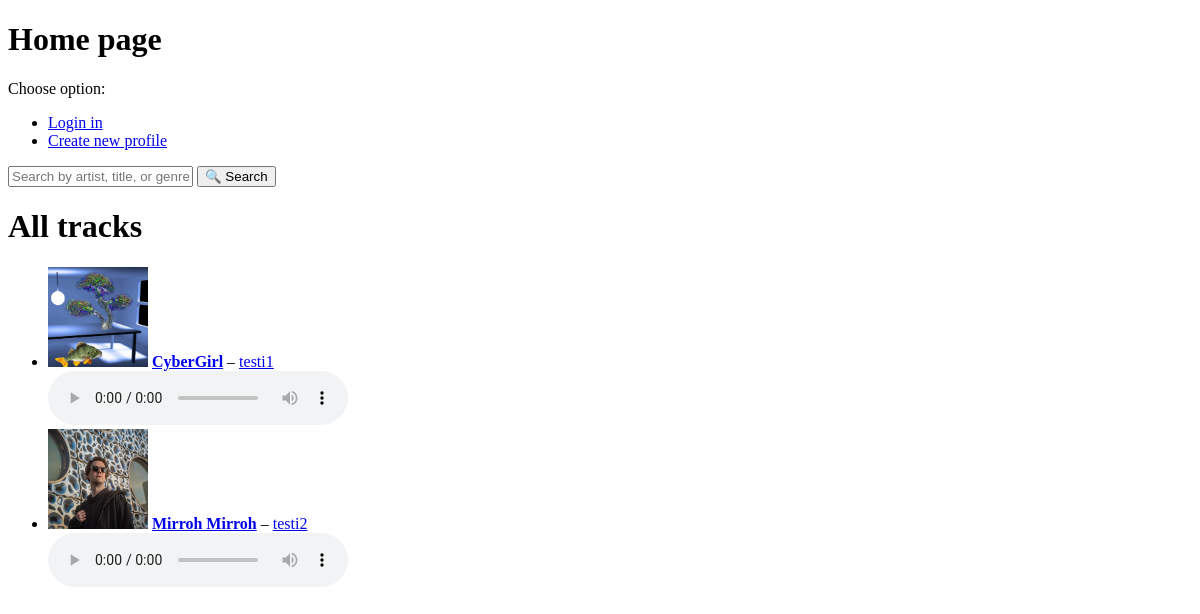
Before: / with the older database file.
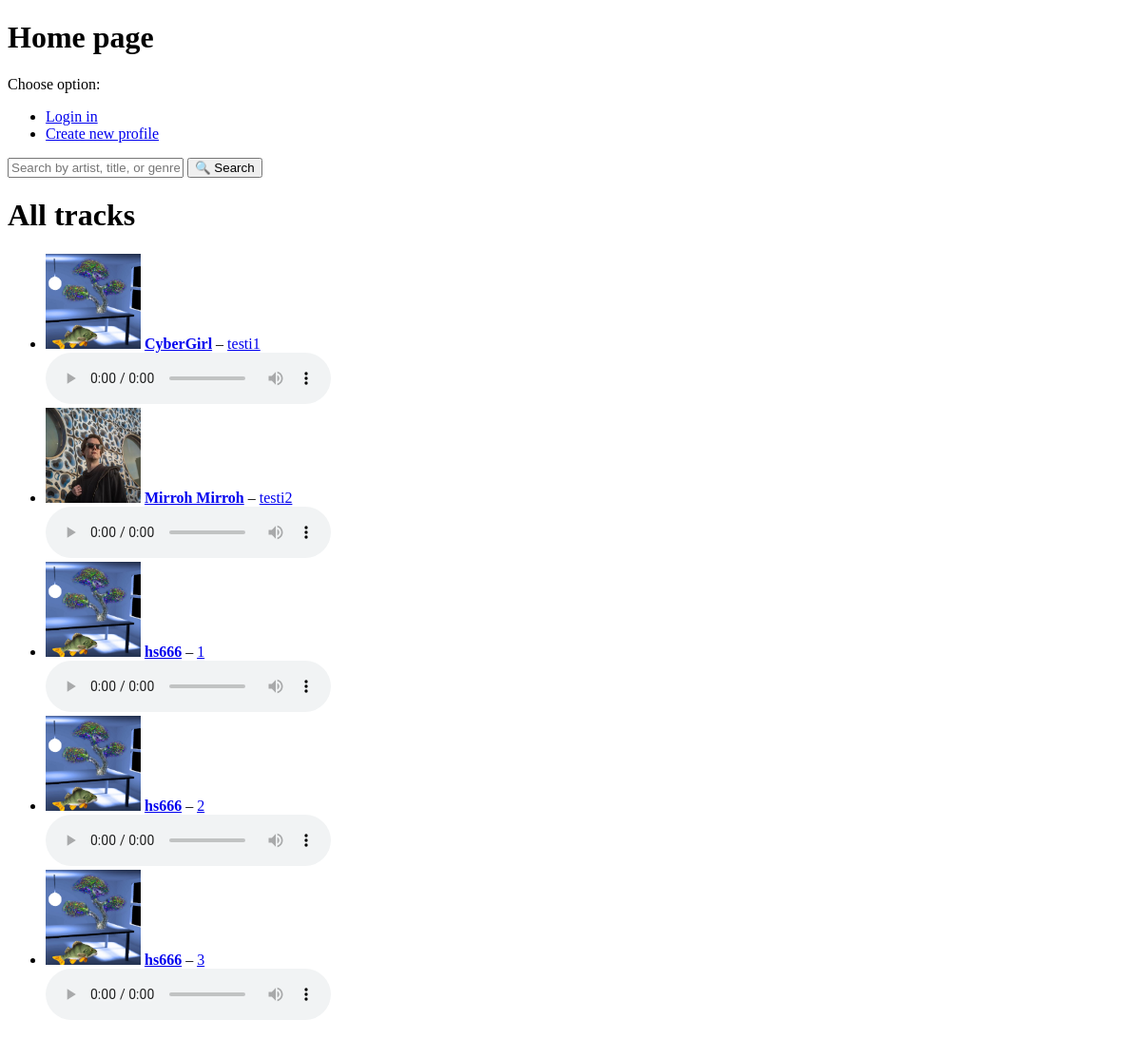
After: the same page with the newer database file.
### tables this page shows
CREATE TABLE songs (
    id INTEGER PRIMARY KEY,
    user_id INTEGER NOT NULL,
    title TEXT NOT NULL,
    artist TEXT NOT NULL CHECK (LENGTH(artist) > 0),
    audio_file_path TEXT NOT NULL,
    image_file_path TEXT NOT NULL,
    upload_date DATETIME DEFAULT CURRENT_TIMESTAMP,
    genre TEXT CHECK (LENGTH(genre) > 0),
    duration INTEGER CHECK (duration > 0),
    FOREIGN KEY (user_id) REFERENCES users(id) ON DELETE CASCADE
);

### app.py (the view)
@app.route("/")
def index():
    search_query = request.args.get("search", "").strip()
    if search_query:
        songs = search_songs(search_query)
    else:
        songs = get_songs()
    return render_template("index.html", songs=songs, search_query=search_query)

### repositories/songs_repository.py (called while the page is built)
def get_songs():
    connection = sqlite3.connect("database.db")
    connection.row_factory = sqlite3.Row #sanakirjamuodossa
    cursor = connection.cursor()
    cursor.execute("SELECT * FROM songs")
    songs = cursor.fetchall()
    connection.close()
    return songs

### templates/index.html (shortened to what this page needs)
<!DOCTYPE html>
<html>
<body>
    <h1>Home page</h1>
    {% if session.username %}
    <p>
      You have logged in as {{ session.username }}
    </p>
    <p>
      <a href="/user/{{ session['user_id'] }}">Profile</a>
    </p>
    <p>
      <a href="/logout">Log out</a>
    </p>
    {% else %}
    <p>Choose option:</p>
    <ul>
        <li><a href="/login_page">Login in</a></li>
        <li><a href="/register">Create new profile</a></li>
    </ul>
    {% endif %}
    <form method="get" action="/">
        <input type="text" name="search" placeholder="Search by artist, title, or genre" value="{{ search_query }}">
        <button type="submit">🔍 Search</button>
    </form>
    <h1>All tracks</h1>
    <ul>
        {% for song in songs %}
        <li>
            <img src="{{ song.image_file_path }}" alt="Kansikuva" width="100">
            <strong><a href="/user/{{ song.user_id }}">{{ song.artist }}</a></strong> – <a href="/song/{{ song.id }}">{{ song.title }}</a>
            <br>
            <audio controls>
                {% if song.audio_file_path.endswith('.mp3') %}
                    <source src="{{ song.audio_file_path }}" type="audio/mpeg">
                {% elif song.audio_file_path.endswith('.wav') %}
                    <source src="{{ song.audio_file_path }}" type="audio/wav">
                {% else %}
                    <p>Tiedostotyyppi ei tuettu.</p>
                {% endif %}
            </audio>
        </li>
        {% endfor %}
    </ul>
</body>
</html>

Changed rows visible on the page:
added songs: image_file_path (picture), artist "hs666", title "1"
added songs: image_file_path (picture), artist "hs666", title "2"
added songs: image_file_path (picture), artist "hs666", title "3"
